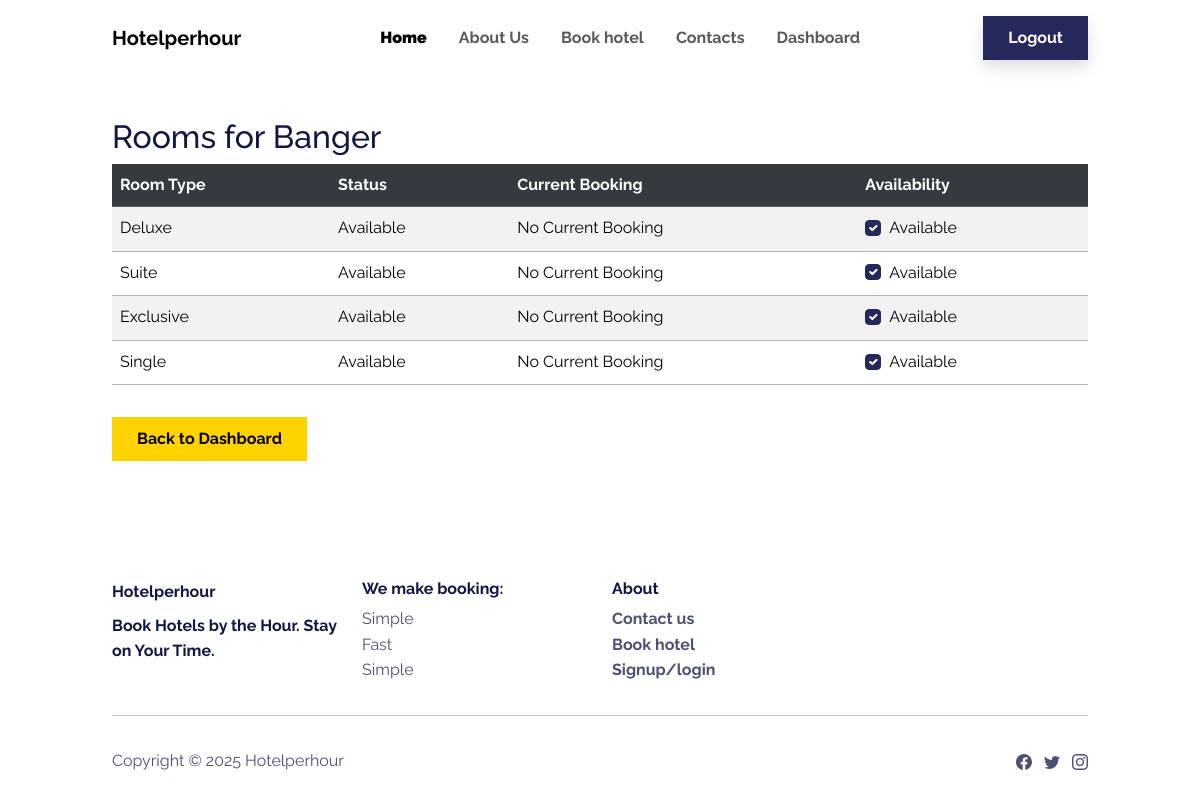
The page /hotels/banger/rooms/ (signed in) on the database its author committed.
### hotels/models.py (models this page shows, shortened)
class Hotel(models.Model):
    name = models.CharField(max_length=255)
    owner = models.ForeignKey(CustomUser, on_delete=models.CASCADE)
    address = models.CharField(max_length=255)
    hotel_phone = models.CharField(max_length=20, null=True, blank=True)
    hotel_email = models.EmailField(max_length=255, null=True, blank=True)
    description = models.TextField()
    image = models.ImageField(upload_to='hotels/images/', null=True, blank=True, default='images/default_hotel.jpg')
    latitude = models.FloatField(null=True, blank=True)
    longitude = models.FloatField(null=True, blank=True)
    is_approved = models.BooleanField(default=False)
    created_at = models.DateTimeField(auto_now_add=True)
    slug = models.SlugField(unique=True, blank=True)

class Room(models.Model):
    hotel = models.ForeignKey(Hotel, on_delete=models.CASCADE, related_name='rooms')
    room_type = models.CharField(max_length=100)
    price_per_hour = models.DecimalField(max_digits=10, decimal_places=2, validators=[MinValueValidator(0)])
    image = models.ImageField(upload_to='rooms/images/', null=True, blank=True, default='images/default_room.jpg')
    description = models.TextField()
    capacity = models.IntegerField()
    is_available = models.BooleanField(default=True)

### hotels/views.py (the view)
    def wrapper(request, *args, **kwargs):
        if not request.user.is_hotel_owner:
            return redirect('dashboard')
        return view_func(request, *args, **kwargs)

### hotels/views.py (called while the page is built)
def hotel_owner_required(view_func):
    def wrapper(request, *args, **kwargs):
        if not request.user.is_hotel_owner:
            return redirect('dashboard')
        return view_func(request, *args, **kwargs)
    return wrapper

### templates/hotels/hotel_rooms.html (shortened to what this page needs)
{% extends 'base2.html' %}
{% block content %}
<div class="container mt-5">
    <h2>Rooms for {{ hotel.name }}</h2>
    <div class="table-responsive">
        <table class="table table-striped table-hover">
            <thead class="table-dark">
                <tr>
                    <th>Room Type</th>
                    <th>Status</th>
                    <th>Current Booking</th>
                    <th>Availability</th>
                </tr>
            </thead>
            <tbody>
                {% for room, booking in room_data %}
                <tr>
                    <td>{{ room.room_type }}</td>
                    <td>
                        {% if booking %}
                            Booked
                        {% elif not room.is_available %}
                            Unavailable
                        {% else %}
                            Available
                        {% endif %}
                    </td>
                    <td>
                        {% if booking %}
                            <p><strong>Check-in:</strong> {{ booking.check_in }}</p>
                            <p><strong>Check-out:</strong> {{ booking.check_out }}</p>
                            <p><strong>Customer:</strong> {{ booking.name }}</p>
                            <p><strong>Hours:</strong> {{ booking.total_hours }}</p>
                            <p><strong>Payment Status:</strong> {{ booking.is_paid|yesno:"Paid,Unpaid" }}</p>
                        {% else %}
                            No Current Booking
                        {% endif %}
                    </td>
                    <td>
    <form method="post" action="{% url 'toggle_room_availability' hotel_slug=hotel.slug room_id=room.id %}">
        <div class="form-check">
            <input type="checkbox" class="form-check-input" name="is_available" id="avail_{{ room.id }}"
                {% if room.is_available %}checked{% endif %} onchange="this.form.submit()">
            <label class="form-check-label" for="avail_{{ room.id }}">
                {% if room.is_available %}Available{% else %}Unavailable{% endif %}
            </label>
        </div>
    </form>
</td>
                </tr>
                {% endfor %}
            </tbody>
        </table>
    </div>
    <a href="{% url 'hotel_dashboard' %}" class="btn btn-secondary mt-3">Back to Dashboard</a>
</div>
{% endblock %}

### templates/base2.html (style rules this page uses)
body { padding-top: 70px; }

### rows shown on the page
Hotel: name "Banger"
Room: room_type "Deluxe", shows "Available", is_available "☑"
Room: room_type "Suite", shows "Available", is_available "☑"
Room: room_type "Exclusive", shows "Available", is_available "☑"
Room: room_type "Single", shows "Available", is_available "☑"
